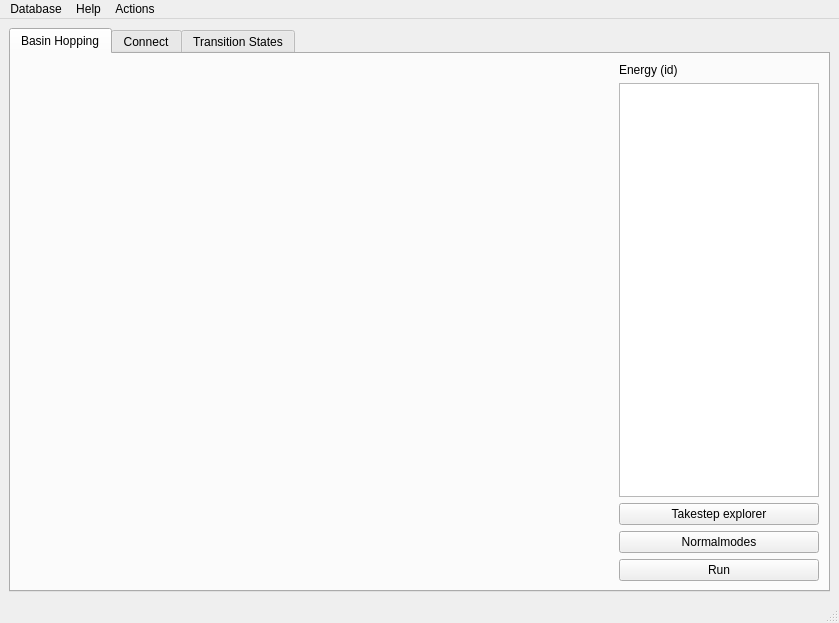
<?xml version="1.0" encoding="UTF-8"?>
<ui version="4.0">
 <class>MainWindow</class>
 <widget class="QMainWindow" name="MainWindow">
  <property name="geometry">
   <rect>
    <x>0</x>
    <y>0</y>
    <width>839</width>
    <height>623</height>
   </rect>
  </property>
  <property name="sizePolicy">
   <sizepolicy hsizetype="Expanding" vsizetype="Expanding">
    <horstretch>0</horstretch>
    <verstretch>0</verstretch>
   </sizepolicy>
  </property>
  <property name="windowTitle">
   <string>MainWindow</string>
  </property>
  <widget class="QWidget" name="centralwidget">
   <layout class="QGridLayout" name="gridLayout">
    <item row="0" column="0">
     <widget class="QTabWidget" name="tabWidget">
      <property name="currentIndex">
       <number>0</number>
      </property>
      <widget class="QWidget" name="BHTab">
       <attribute name="title">
        <string>Basin Hopping</string>
       </attribute>
       <layout class="QVBoxLayout" name="verticalLayout_4">
        <item>
         <layout class="QHBoxLayout" name="horizontalLayout_3">
          <item>
           <widget class="Show3D" name="widget" native="true">
            <property name="sizePolicy">
             <sizepolicy hsizetype="Expanding" vsizetype="Expanding">
              <horstretch>0</horstretch>
              <verstretch>0</verstretch>
             </sizepolicy>
            </property>
           </widget>
          </item>
          <item>
           <layout class="QVBoxLayout" name="verticalLayout_3">
            <item>
             <widget class="QLabel" name="label_2">
              <property name="text">
               <string>Energy (id)</string>
              </property>
             </widget>
            </item>
            <item>
             <widget class="QListWidget" name="listWidget">
              <property name="sizePolicy">
               <sizepolicy hsizetype="Maximum" vsizetype="Expanding">
                <horstretch>0</horstretch>
                <verstretch>0</verstretch>
               </sizepolicy>
              </property>
              <property name="maximumSize">
               <size>
                <width>200</width>
                <height>16777215</height>
               </size>
              </property>
              <property name="sortingEnabled">
               <bool>true</bool>
              </property>
             </widget>
            </item>
            <item>
             <widget class="QPushButton" name="pushTakestepExplorer">
              <property name="text">
               <string>Takestep explorer</string>
              </property>
             </widget>
            </item>
            <item>
             <widget class="QPushButton" name="pushNormalmodesMin">
              <property name="text">
               <string>Normalmodes</string>
              </property>
             </widget>
            </item>
            <item>
             <widget class="QPushButton" name="btnRun">
              <property name="toolTip">
               <string>&lt;html&gt;&lt;head/&gt;&lt;body&gt;&lt;p&gt;Start a short basinhopping run&lt;/p&gt;&lt;/body&gt;&lt;/html&gt;</string>
              </property>
              <property name="text">
               <string>Run</string>
              </property>
             </widget>
            </item>
           </layout>
          </item>
         </layout>
        </item>
       </layout>
      </widget>
      <widget class="QWidget" name="NEBTab">
       <attribute name="title">
        <string>Connect</string>
       </attribute>
       <layout class="QHBoxLayout" name="horizontalLayout">
        <item>
         <layout class="QVBoxLayout" name="verticalLayout">
          <property name="leftMargin">
           <number>5</number>
          </property>
          <item>
           <widget class="Show3D" name="oglPath" native="true">
            <property name="sizePolicy">
             <sizepolicy hsizetype="Expanding" vsizetype="Preferred">
              <horstretch>0</horstretch>
              <verstretch>0</verstretch>
             </sizepolicy>
            </property>
           </widget>
          </item>
          <item>
           <widget class="QSlider" name="sliderFrame">
            <property name="orientation">
             <enum>Qt::Horizontal</enum>
            </property>
           </widget>
          </item>
         </layout>
        </item>
        <item>
         <layout class="QVBoxLayout" name="verticalLayout_2">
          <property name="leftMargin">
           <number>6</number>
          </property>
          <item>
           <layout class="QVBoxLayout" name="verticalLayout_5" stretch="0,0,0">
            <item>
             <widget class="QListWidget" name="listMinima1">
              <property name="sizePolicy">
               <sizepolicy hsizetype="Maximum" vsizetype="Expanding">
                <horstretch>0</horstretch>
                <verstretch>0</verstretch>
               </sizepolicy>
              </property>
              <property name="maximumSize">
               <size>
                <width>200</width>
                <height>16777215</height>
               </size>
              </property>
             </widget>
            </item>
            <item>
             <widget class="QListWidget" name="listMinima2">
              <property name="sizePolicy">
               <sizepolicy hsizetype="Maximum" vsizetype="Expanding">
                <horstretch>0</horstretch>
                <verstretch>0</verstretch>
               </sizepolicy>
              </property>
              <property name="maximumSize">
               <size>
                <width>200</width>
                <height>16777215</height>
               </size>
              </property>
             </widget>
            </item>
            <item>
             <layout class="QGridLayout" name="gridLayout_2">
              <property name="leftMargin">
               <number>20</number>
              </property>
              <property name="topMargin">
               <number>0</number>
              </property>
              <property name="rightMargin">
               <number>20</number>
              </property>
              <item row="1" column="0">
               <widget class="QPushButton" name="btnAlign">
                <property name="sizePolicy">
                 <sizepolicy hsizetype="Maximum" vsizetype="Fixed">
                  <horstretch>0</horstretch>
                  <verstretch>0</verstretch>
                 </sizepolicy>
                </property>
                <property name="maximumSize">
                 <size>
                  <width>100</width>
                  <height>100</height>
                 </size>
                </property>
                <property name="toolTip">
                 <string>&lt;html&gt;&lt;head/&gt;&lt;body&gt;&lt;p&gt;Find best alignment between two structures&lt;/p&gt;&lt;/body&gt;&lt;/html&gt;</string>
                </property>
                <property name="text">
                 <string>Align</string>
                </property>
               </widget>
              </item>
              <item row="3" column="1">
               <widget class="QPushButton" name="btnReconnect">
                <property name="toolTip">
                 <string>&lt;html&gt;&lt;head/&gt;&lt;body&gt;&lt;p&gt;Start a fresh double ended connect run&lt;/p&gt;&lt;/body&gt;&lt;/html&gt;</string>
                </property>
                <property name="text">
                 <string>Reconnect</string>
                </property>
               </widget>
              </item>
              <item row="2" column="0">
               <widget class="QPushButton" name="btnNEB">
                <property name="sizePolicy">
                 <sizepolicy hsizetype="Maximum" vsizetype="Fixed">
                  <horstretch>0</horstretch>
                  <verstretch>0</verstretch>
                 </sizepolicy>
                </property>
                <property name="maximumSize">
                 <size>
                  <width>100</width>
                  <height>16777215</height>
                 </size>
                </property>
                <property name="toolTip">
                 <string>&lt;html&gt;&lt;head/&gt;&lt;body&gt;&lt;p&gt;Start an NEB run (no alignment is done)&lt;/p&gt;&lt;/body&gt;&lt;/html&gt;</string>
                </property>
                <property name="text">
                 <string>NEB</string>
                </property>
               </widget>
              </item>
              <item row="3" column="0">
               <widget class="QPushButton" name="btnConnect">
                <property name="toolTip">
                 <string>&lt;html&gt;&lt;head/&gt;&lt;body&gt;&lt;p&gt;Start a double ended connect run&lt;/p&gt;&lt;/body&gt;&lt;/html&gt;</string>
                </property>
                <property name="text">
                 <string>Connect</string>
                </property>
               </widget>
              </item>
              <item row="5" column="0">
               <widget class="QPushButton" name="btnShowGraph">
                <property name="toolTip">
                 <string>&lt;html&gt;&lt;head/&gt;&lt;body&gt;&lt;p&gt;Show the graph of minima and transition states&lt;/p&gt;&lt;/body&gt;&lt;/html&gt;</string>
                </property>
                <property name="text">
                 <string>show graph</string>
                </property>
               </widget>
              </item>
              <item row="5" column="1">
               <widget class="QPushButton" name="btnDisconnectivity_graph">
                <property name="toolTip">
                 <string>&lt;html&gt;&lt;head/&gt;&lt;body&gt;&lt;p&gt;Show the disconnectivity graph&lt;/p&gt;&lt;/body&gt;&lt;/html&gt;</string>
                </property>
                <property name="text">
                 <string>disconnectivity graph</string>
                </property>
               </widget>
              </item>
              <item row="4" column="1">
               <widget class="QPushButton" name="btnconnect_in_optim">
                <property name="toolTip">
                 <string>&lt;html&gt;&lt;head/&gt;&lt;body&gt;&lt;p&gt;Spawn an external OPTIM job&lt;/p&gt;&lt;/body&gt;&lt;/html&gt;</string>
                </property>
                <property name="text">
                 <string>Connect in OPTIM</string>
                </property>
               </widget>
              </item>
              <item row="4" column="0">
               <widget class="QPushButton" name="btn_connect_all">
                <property name="text">
                 <string>Connect All</string>
                </property>
               </widget>
              </item>
              <item row="1" column="1">
               <widget class="QPushButton" name="btn_close_all">
                <property name="text">
                 <string>Close Windows</string>
                </property>
               </widget>
              </item>
             </layout>
            </item>
           </layout>
          </item>
         </layout>
        </item>
       </layout>
      </widget>
      <widget class="QWidget" name="TSTab">
       <attribute name="title">
        <string>Transition States</string>
       </attribute>
       <layout class="QGridLayout" name="gridLayout_8">
        <item row="0" column="0">
         <widget class="Show3DWithSlider" name="oglTS" native="true">
          <property name="sizePolicy">
           <sizepolicy hsizetype="Expanding" vsizetype="Preferred">
            <horstretch>0</horstretch>
            <verstretch>0</verstretch>
           </sizepolicy>
          </property>
         </widget>
        </item>
        <item row="0" column="2">
         <layout class="QVBoxLayout" name="verticalLayout_9" stretch="0,0">
          <item>
           <widget class="QListWidget" name="list_TS">
            <property name="sizePolicy">
             <sizepolicy hsizetype="Maximum" vsizetype="Expanding">
              <horstretch>0</horstretch>
              <verstretch>0</verstretch>
             </sizepolicy>
            </property>
            <property name="maximumSize">
             <size>
              <width>200</width>
              <height>16777215</height>
             </size>
            </property>
           </widget>
          </item>
          <item>
           <widget class="QPushButton" name="pushNormalmodesTS">
            <property name="text">
             <string>Normalmodes</string>
            </property>
           </widget>
          </item>
         </layout>
        </item>
       </layout>
      </widget>
     </widget>
    </item>
   </layout>
  </widget>
  <widget class="QMenuBar" name="menubar">
   <property name="geometry">
    <rect>
     <x>0</x>
     <y>0</y>
     <width>839</width>
     <height>25</height>
    </rect>
   </property>
   <widget class="QMenu" name="menuSimulation">
    <property name="title">
     <string>Database</string>
    </property>
    <addaction name="actionConnect"/>
   </widget>
   <widget class="QMenu" name="menuHelp">
    <property name="title">
     <string>Help</string>
    </property>
    <addaction name="actionAbout"/>
   </widget>
   <widget class="QMenu" name="menuActions">
    <property name="title">
     <string>Actions</string>
    </property>
    <addaction name="actionDelete_Minimum"/>
    <addaction name="actionMerge_Minima"/>
    <addaction name="actionEditParams"/>
   </widget>
   <addaction name="menuSimulation"/>
   <addaction name="menuHelp"/>
   <addaction name="menuActions"/>
  </widget>
  <widget class="QStatusBar" name="statusbar"/>
  <action name="actionNew">
   <property name="text">
    <string>New</string>
   </property>
  </action>
  <action name="actionClear">
   <property name="text">
    <string>Clear Database</string>
   </property>
  </action>
  <action name="actionConnect">
   <property name="text">
    <string>Connect to Database</string>
   </property>
  </action>
  <action name="actionAbout">
   <property name="text">
    <string>About</string>
   </property>
  </action>
  <action name="actionDelete_Minimum">
   <property name="text">
    <string>Delete Minimum</string>
   </property>
  </action>
  <action name="actionEditParams">
   <property name="text">
    <string>Edit default parameters</string>
   </property>
  </action>
  <action name="actionMerge_Minima">
   <property name="text">
    <string>Merge Minima</string>
   </property>
  </action>
 </widget>
 <customwidgets>
  <customwidget>
   <class>Show3D</class>
   <extends>QWidget</extends>
   <header>pygmin.gui.show3d.h</header>
   <container>1</container>
  </customwidget>
  <customwidget>
   <class>Show3DWithSlider</class>
   <extends>QWidget</extends>
   <header>show3d.h</header>
   <container>1</container>
  </customwidget>
 </customwidgets>
 <resources/>
 <connections>
  <connection>
   <sender>listWidget</sender>
   <signal>currentItemChanged(QListWidgetItem*,QListWidgetItem*)</signal>
   <receiver>MainWindow</receiver>
   <slot>SelectMinimum()</slot>
   <hints>
    <hint type="sourcelabel">
     <x>816</x>
     <y>284</y>
    </hint>
    <hint type="destinationlabel">
     <x>7</x>
     <y>26</y>
    </hint>
   </hints>
  </connection>
  <connection>
   <sender>btnRun</sender>
   <signal>clicked()</signal>
   <receiver>MainWindow</receiver>
   <slot>StartBasinHopping()</slot>
   <hints>
    <hint type="sourcelabel">
     <x>816</x>
     <y>578</y>
    </hint>
    <hint type="destinationlabel">
     <x>432</x>
     <y>188</y>
    </hint>
   </hints>
  </connection>
  <connection>
   <sender>btnAlign</sender>
   <signal>clicked()</signal>
   <receiver>MainWindow</receiver>
   <slot>AlignMinima()</slot>
   <hints>
    <hint type="sourcelabel">
     <x>652</x>
     <y>445</y>
    </hint>
    <hint type="destinationlabel">
     <x>367</x>
     <y>30</y>
    </hint>
   </hints>
  </connection>
  <connection>
   <sender>btnNEB</sender>
   <signal>clicked()</signal>
   <receiver>MainWindow</receiver>
   <slot>ConnectMinima()</slot>
   <hints>
    <hint type="sourcelabel">
     <x>652</x>
     <y>478</y>
    </hint>
    <hint type="destinationlabel">
     <x>526</x>
     <y>26</y>
    </hint>
   </hints>
  </connection>
  <connection>
   <sender>listMinima1</sender>
   <signal>currentItemChanged(QListWidgetItem*,QListWidgetItem*)</signal>
   <receiver>MainWindow</receiver>
   <slot>SelectMinimum1()</slot>
   <hints>
    <hint type="sourcelabel">
     <x>635</x>
     <y>105</y>
    </hint>
    <hint type="destinationlabel">
     <x>551</x>
     <y>29</y>
    </hint>
   </hints>
  </connection>
  <connection>
   <sender>listMinima2</sender>
   <signal>currentItemChanged(QListWidgetItem*,QListWidgetItem*)</signal>
   <receiver>MainWindow</receiver>
   <slot>SelectMinimum2()</slot>
   <hints>
    <hint type="sourcelabel">
     <x>635</x>
     <y>259</y>
    </hint>
    <hint type="destinationlabel">
     <x>275</x>
     <y>536</y>
    </hint>
   </hints>
  </connection>
  <connection>
   <sender>sliderFrame</sender>
   <signal>sliderMoved(int)</signal>
   <receiver>MainWindow</receiver>
   <slot>showFrame()</slot>
   <hints>
    <hint type="sourcelabel">
     <x>111</x>
     <y>579</y>
    </hint>
    <hint type="destinationlabel">
     <x>74</x>
     <y>537</y>
    </hint>
   </hints>
  </connection>
  <connection>
   <sender>actionConnect</sender>
   <signal>activated()</signal>
   <receiver>MainWindow</receiver>
   <slot>connect()</slot>
   <hints>
    <hint type="sourcelabel">
     <x>-1</x>
     <y>-1</y>
    </hint>
    <hint type="destinationlabel">
     <x>340</x>
     <y>282</y>
    </hint>
   </hints>
  </connection>
  <connection>
   <sender>btnConnect</sender>
   <signal>clicked()</signal>
   <receiver>MainWindow</receiver>
   <slot>doubleEndedConnect()</slot>
   <hints>
    <hint type="sourcelabel">
     <x>652</x>
     <y>511</y>
    </hint>
    <hint type="destinationlabel">
     <x>685</x>
     <y>507</y>
    </hint>
   </hints>
  </connection>
  <connection>
   <sender>btnShowGraph</sender>
   <signal>clicked()</signal>
   <receiver>MainWindow</receiver>
   <slot>show_graph()</slot>
   <hints>
    <hint type="sourcelabel">
     <x>652</x>
     <y>544</y>
    </hint>
    <hint type="destinationlabel">
     <x>691</x>
     <y>476</y>
    </hint>
   </hints>
  </connection>
  <connection>
   <sender>actionDelete_Minimum</sender>
   <signal>triggered()</signal>
   <receiver>MainWindow</receiver>
   <slot>delete_minimum()</slot>
   <hints>
    <hint type="sourcelabel">
     <x>-1</x>
     <y>-1</y>
    </hint>
    <hint type="destinationlabel">
     <x>345</x>
     <y>277</y>
    </hint>
   </hints>
  </connection>
  <connection>
   <sender>btnDisconnectivity_graph</sender>
   <signal>clicked()</signal>
   <receiver>MainWindow</receiver>
   <slot>show_disconnectivity_graph()</slot>
   <hints>
    <hint type="sourcelabel">
     <x>796</x>
     <y>577</y>
    </hint>
    <hint type="destinationlabel">
     <x>689</x>
     <y>437</y>
    </hint>
   </hints>
  </connection>
  <connection>
   <sender>btnReconnect</sender>
   <signal>clicked()</signal>
   <receiver>MainWindow</receiver>
   <slot>doubleEndedReConnect()</slot>
   <hints>
    <hint type="sourcelabel">
     <x>796</x>
     <y>511</y>
    </hint>
    <hint type="destinationlabel">
     <x>687</x>
     <y>402</y>
    </hint>
   </hints>
  </connection>
  <connection>
   <sender>actionEditParams</sender>
   <signal>triggered()</signal>
   <receiver>MainWindow</receiver>
   <slot>edit_params()</slot>
   <hints>
    <hint type="sourcelabel">
     <x>-1</x>
     <y>-1</y>
    </hint>
    <hint type="destinationlabel">
     <x>345</x>
     <y>277</y>
    </hint>
   </hints>
  </connection>
  <connection>
   <sender>btnconnect_in_optim</sender>
   <signal>clicked()</signal>
   <receiver>MainWindow</receiver>
   <slot>connect_in_optim()</slot>
   <hints>
    <hint type="sourcelabel">
     <x>796</x>
     <y>544</y>
    </hint>
    <hint type="destinationlabel">
     <x>833</x>
     <y>565</y>
    </hint>
   </hints>
  </connection>
  <connection>
   <sender>actionMerge_Minima</sender>
   <signal>triggered()</signal>
   <receiver>MainWindow</receiver>
   <slot>merge_minima()</slot>
   <hints>
    <hint type="sourcelabel">
     <x>-1</x>
     <y>-1</y>
    </hint>
    <hint type="destinationlabel">
     <x>419</x>
     <y>311</y>
    </hint>
   </hints>
  </connection>
  <connection>
   <sender>list_TS</sender>
   <signal>currentItemChanged(QListWidgetItem*,QListWidgetItem*)</signal>
   <receiver>MainWindow</receiver>
   <slot>on_select_TS()</slot>
   <hints>
    <hint type="sourcelabel">
     <x>745</x>
     <y>448</y>
    </hint>
    <hint type="destinationlabel">
     <x>835</x>
     <y>457</y>
    </hint>
   </hints>
  </connection>
 </connections>
 <slots>
  <slot>SelectMinimum()</slot>
  <slot>StartBasinHopping()</slot>
  <slot>NewSystem()</slot>
  <slot>SelectMinimum1()</slot>
  <slot>SelectMinimum2()</slot>
  <slot>AlignMinima()</slot>
  <slot>ConnectMinima()</slot>
  <slot>showFrame()</slot>
  <slot>showEnergies()</slot>
  <slot>save()</slot>
  <slot>load()</slot>
  <slot>tsSearch()</slot>
  <slot>selectTransition()</slot>
  <slot>showFrameTS()</slot>
  <slot>connect()</slot>
  <slot>Invert()</slot>
  <slot>LocalConnect()</slot>
  <slot>doubleEndedConnect()</slot>
  <slot>show_graph()</slot>
  <slot>delete_minimum()</slot>
  <slot>show_disconnectivity_graph()</slot>
  <slot>doubleEndedReConnect()</slot>
  <slot>edit_params()</slot>
  <slot>connect_in_optim()</slot>
  <slot>merge_minima()</slot>
  <slot>launch_connect_explorer()</slot>
  <slot>on_select_TS()</slot>
 </slots>
</ui>
